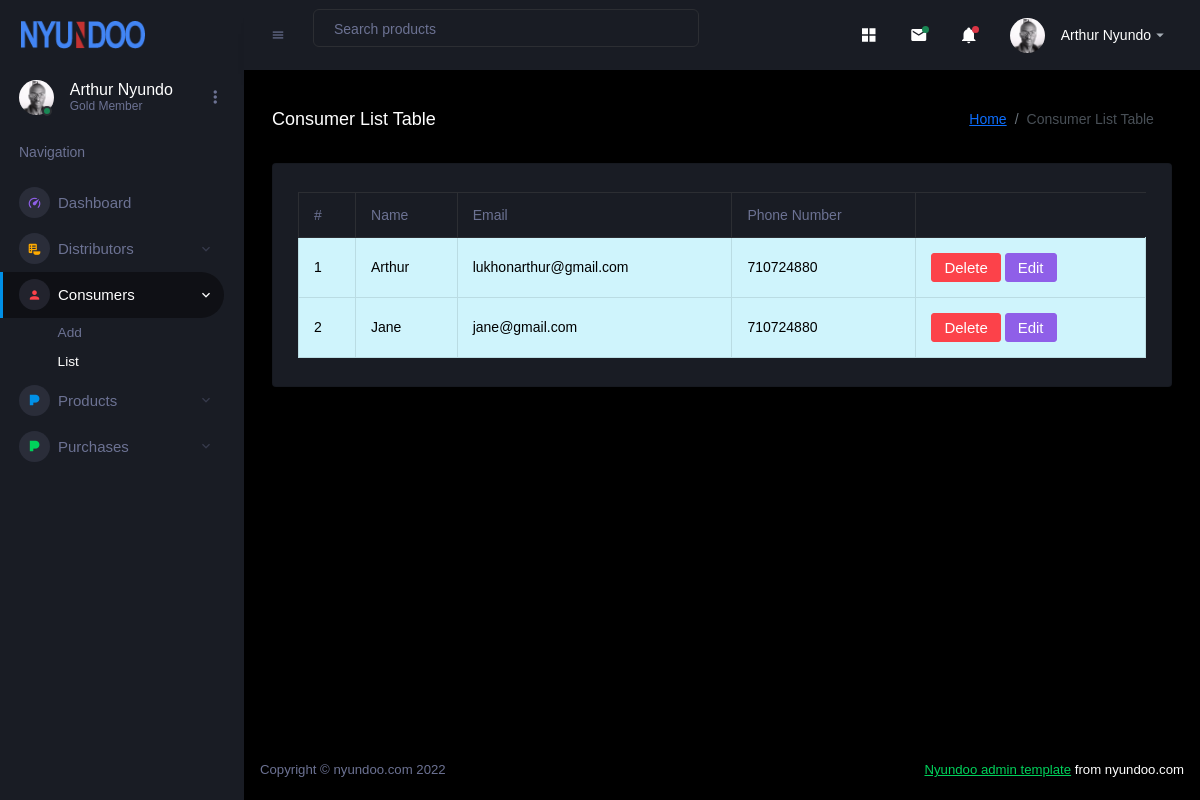
The app's page /list_consumer.php with its own data.
### tables this page shows
CREATE TABLE `consumer` (
  `id` int(11) NOT NULL,
  `name` varchar(54) NOT NULL,
  `email` varchar(54) NOT NULL,
  `phone_number` int(15) NOT NULL
);

### list_consumer.php (the view)
<?php
include './template/header.php';
include './template/sidebar.php';
include './template/menu.php';
include "./config.php";
$sql = "SELECT * FROM consumer";
$result = $conn->query($sql);
?>
<div class="content-wrapper">
            <div class="page-header">
              <h3 class="page-title"> Consumer List Table </h3>
              <nav aria-label="breadcrumb">
                <ol class="breadcrumb">
                  <li class="breadcrumb-item"><a href="/">Home</a></li>
                  <li class="breadcrumb-item active" aria-current="page">Consumer List Table</li>
                </ol>
              </nav>
            </div>
            <div class="row">
              <div class="col-lg-12 stretch-card">
                <div class="card">
                  <div class="card-body">
                    <div class="table-responsive">
                      <table class="table table-bordered table-contextual">
                        <thead>
                          <tr>
                            <th> # </th>
                            <th> Name </th>
                            <th> Email </th>
                            <th> Phone Number </th>
                          </tr>
                        </thead>
                        <tbody>
                        <?php
if ($result->num_rows > 0) {
    while ($row = $result->fetch_assoc()) {
?>
                          <tr class="table-info">
                            <td> <?php echo $row['id']; ?> </td>
                            <td> <?php echo $row['name']; ?> </td>
                            <td> <?php echo $row['email']; ?> </td>
                            <td> <?php echo $row['phone_number']; ?> </td>
                            <td><a class="btn btn-danger" href="delete_distributor.php?id=<?php echo $row['id']; ?>">Delete</a>&nbsp;<a class="btn btn-info" href="update_distributor.php?id=<?php echo $row['id']; ?>">Edit</a></td>
                          </tr>
                          <?php       }
}
?>
                        </tbody>
                      </table>
                    </div>
                  </div>
                </div>
              </div>
            </div>
          </div>
          <?php
        include './template/footer.php';
        ?>

### records on screen
consumer: id "1", name "Arthur", email "lukhonarthur@gmail.com", phone_number "710724880"
consumer: id "2", name "Jane", email "jane@gmail.com", phone_number "710724880"
